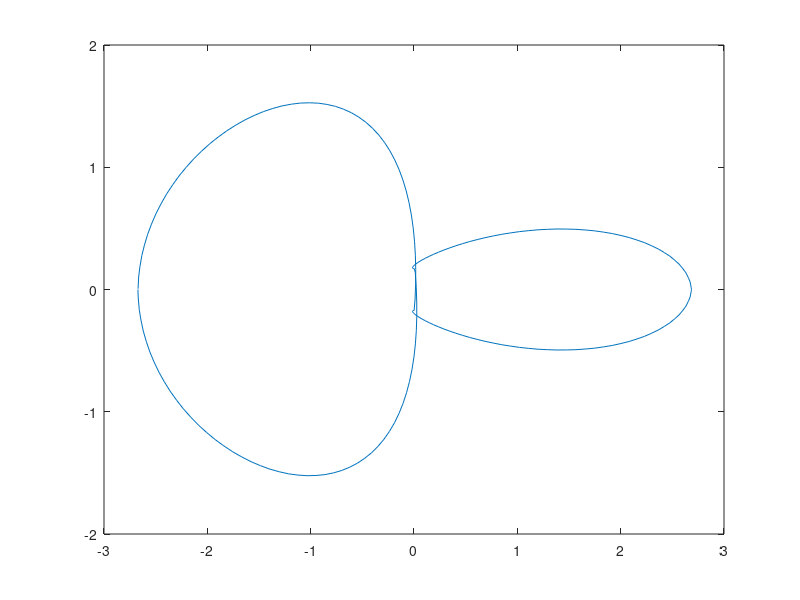

This chart was generated by the following MATLAB code: (Note: this script raises an error after producing the figure.)
clear;
hold off;

tt = 0:(2*pi*0.01):(2*pi)

%Left circle
xL = -cos(tt)-1;
yL = sin(tt);

%Right circle
xR = -cos(tt)+1;
yR = sin(tt);

plot(xR,yR);

%Attach 
leftTopX = xL(1:floor(0.5*length(xL)));
rightTopX = xR(1:floor(0.5*length(xR)));

rightBottomX = xR(ceil(0.5*length(xR)):length(xR));
leftBottomX = xL(ceil(0.5*length(xL)):length(xL));

leftTopY = yL(1:floor(0.5*length(yL)));
rightTopY = yR(1:floor(0.5*length(yR)));

rightBottomY = yR(ceil(0.5*length(yR)):length(yR));
leftBottomY = yR(ceil(0.5*length(yL)):length(yL));

x1 = [leftTopX rightTopX rightBottomX leftBottomX];
y1 = [leftTopY rightTopY rightBottomY leftBottomY];

x2 = [leftTopX flip(rightBottomX) flip(rightTopX) leftBottomX];
y2 = [leftTopY flip(rightBottomY) flip(rightTopY) leftBottomY];


complex1 = x1 + (y1*j);
complex2 = x2 + (y2*j);

fourier1 = fft(complex1);
fourier2 = fft(complex2);

plot((fourier1(1:(length(fourier1)/6))));

plot((fourier2(1:(length(fourier1)/6))));

%average each element
midComplex = (complex1+complex2)./2;
plot(midComplex);

midFourier = (fourier1+fourier2)./2;
plot(ifft(midFourier));

%take max of each element
maxComplex = max(complex1,complex2);
plot(maxComplex);

maxFourier = max(fourier1,fourier2);
plot(ifft(maxFourier));

%filter each element
neuralNet = trainNeuralNet(complex1,complex2,0,10000000);